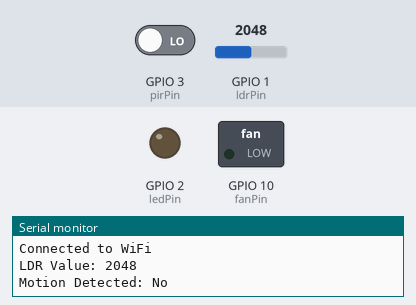
Bench run of a sketch on a simulated ESP32-S3. On the bench: switched loads named in the sketch (green lamp = pin HIGH), output pins drawn as LEDs (lit = HIGH), the last lines printed to the serial monitor. The inputs (shaded band) are chosen by the test bench; at power-on: GPIO 3 (pirPin) LOW, GPIO 1 (ldrPin) = 2048. WiFi joins after 1.5 s; servers stay silent unless stated.

Above: at 3.2 s.
3.3 s: GPIO 3 (pirPin) driven HIGH
At 5.3 s:
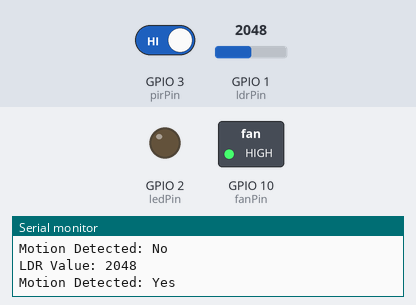
6.1 s: GPIO 1 (ldrPin) set to 1039
8.2 s: GPIO 1 (ldrPin) set to 949
At 9.2 s:
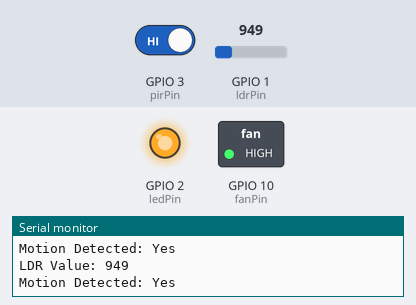
9.8 s: GPIO 3 (pirPin) driven LOW
At 11.1 s:
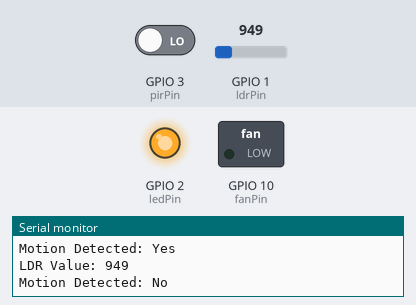
12.1 s: GPIO 1 (ldrPin) set to 1040
At 14.2 s:
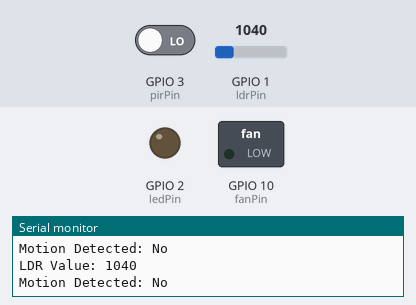
14.5 s: GPIO 1 (ldrPin) set to 960
At 16.0 s:
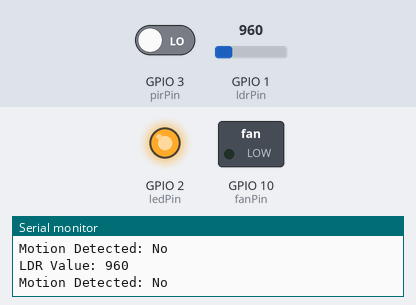
Timing chart, 0 to 17.5 s (numbered marks = the images above; inputs shaded):
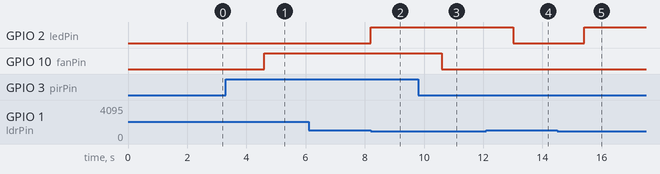

The sketch:

esp32_smart_room.ino
```cpp
#include <WiFi.h>
#include <HTTPClient.h>
#include <ArduinoJson.h>

const char* ssid = "Wie Wil Weet";
const char* password = "0614084796";
const char* serverUrl = "http://192.168.0.4:5000/api/control";

const int fanPin = 10;   // GPIO for fan (via transistor/MOSFET)
const int ledPin = 2;
const int ldrPin = A0;
const int pirPin = 3;    // GPIO for PIR motion sensor

bool autoMode = true;
bool ledOn = false;
bool fanOn = false;
bool motionDetected = false;

void setup() {
  Serial.begin(115200);
  pinMode(ledPin, OUTPUT);
  pinMode(fanPin, OUTPUT);
  pinMode(pirPin, INPUT);

  digitalWrite(ledPin, LOW);
  digitalWrite(fanPin, LOW);

  WiFi.begin(ssid, password);
  while (WiFi.status() != WL_CONNECTED) {
    delay(1000);
    Serial.println("Connecting to WiFi...");
  }
  Serial.println("Connected to WiFi");
}

void loop() {
  motionDetected = digitalRead(pirPin);

  if (WiFi.status() == WL_CONNECTED) {
    HTTPClient http;
    http.begin(serverUrl);
    int httpCode = http.GET();

    if (httpCode == 200) {
      String payload = http.getString();
      Serial.println("Payload: " + payload);

      DynamicJsonDocument doc(256);
      deserializeJson(doc, payload);

      autoMode = doc["auto"];
      ledOn = doc["led_on"];
      fanOn = doc["fan_on"];  // Manual fan toggle from Flet UI
    }

    http.end();
  }

  int ldrValue = analogRead(ldrPin);
  Serial.print("LDR Value: ");
  Serial.println(ldrValue);
  Serial.print("Motion Detected: ");
  Serial.println(motionDetected ? "Yes" : "No");

  // LED logic
  if (autoMode) {
    digitalWrite(ledPin, (ldrValue < 1000) ? HIGH : LOW);
  } else {
    digitalWrite(ledPin, ledOn ? HIGH : LOW);
  }

  // Fan logic
  if (autoMode) {
    digitalWrite(fanPin, motionDetected ? HIGH : LOW);
  } else {
    digitalWrite(fanPin, fanOn ? HIGH : LOW);
  }

  delay(1000);
}
```

Measured:
- the behaviour switches between 1000 and 999 on GPIO 1 (ldrPin) (found by bisection; images 1 and 2)
- after the input at 3.3 s, GPIO 10 (fanPin): LOW → HIGH after 1.3 s
- after the input at 8.2 s, GPIO 2 (ledPin): LOW → HIGH at once
- after the input at 9.8 s, GPIO 10 (fanPin): HIGH → LOW after 0.81 s
- after the input at 12.1 s, GPIO 2 (ledPin): HIGH → LOW after 0.91 s
- after the input at 14.5 s, GPIO 2 (ledPin): LOW → HIGH after 0.91 s
